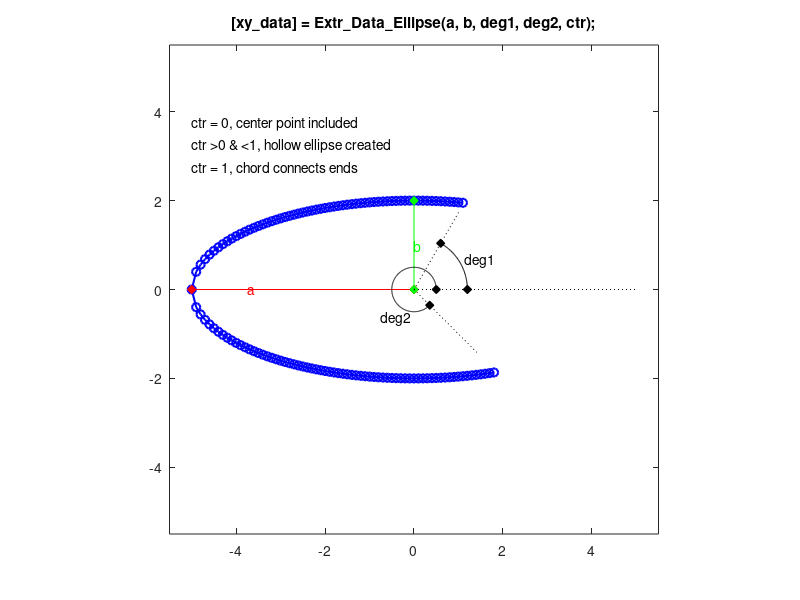

This figure's MATLAB source:
function [xy_data] = Extr_Data_Ellipse(a, b, deg1, deg2, ctr, varargin)
%Extr_Data_Ellipse Produce extrusion data for an ellipse.
%   [xy_data] = Extr_Data_Ellipse(a, b, deg1, deg2, ctr, varargin)
%   This function returns x-y data for a ring.  
%   You can specify:
%       Radius 1        a
%       Radius 2        b
%       Start angle     deg1
%       Finish angle	deg2
%       Include Center	ctr
%
%   To see a plot showing parameter values, enter the name
%   of the function with no arguments
%   >> Extr_Data_Ellipse
%
%   To see a plot created with your parameter values, 
%   add 'plot' as the final argument
%   >> Extr_Data_Ellipse(5,2,60,315,1,'plot')

% Copyright 2012 The MathWorks, Inc.

% DEFAULT DATA TO SHOW DIAGRAM
if (nargin == 0)
    a = 5;
    b = 2;
    deg1 = 60;
    deg2 = 315;
    ctr = 1;
end

% CHECK IF PLOT SHOULD BE PRODUCED
if (isempty(varargin))
    showplot = 'n';
else
    showplot = varargin;
end

% CALCULATE QUARTER ELLIPSE
xdata = a:-a/50:0;
for i=1:length(xdata)
	ydata(i) = b/a*sqrt(a^2-xdata(i)^2);
end

% FULL OUTER ELLIPSE
xy_data = [xdata -fliplr(xdata(1:end-1)) -xdata(2:end) fliplr(xdata(1:end-1)); ydata fliplr(ydata(1:end-1)) -ydata(2:end) -fliplr(ydata(1:end-1))]';

% DETERMINE START AND STOP
angles = unwrap(atan2(xy_data(:,2),xy_data(:,1)))*180/pi;
start = find(angles>=deg1);
start_ind = start(1);
finish = find(angles<=deg2);
finish_ind = finish(end);

if (ctr == 0)
    xy_data = [0 0; xy_data(start_ind:finish_ind,:)];
elseif (ctr == 1)
    xy_data = [xy_data(start_ind:finish_ind,:)];
else
    xy_data = [xy_data(start_ind:finish_ind,:);flipud(xy_data(start_ind:finish_ind,:))*ctr];
end


% PLOT DIAGRAM TO SHOW PARAMETERS AND EXTRUSION
if (nargin == 0 || strcmpi(showplot,'plot'))
    % PLOT EXTRUSION
    plot(xy_data(:,1),xy_data(:,2),'b-o','LineWidth',1.5);
    axis('square');
    axis([-1.1 1.1 -1.1 1.1]*max(a,b));
    
    % SHOW PARAMETERS
    hold on
    
    a_label_ang = 180;
    b_label_ang = 90;
    plot([0 a*(cos(a_label_ang*pi/180))],[0 a*(sin(a_label_ang*pi/180))],'r-d','MarkerFaceColor','r');
    text(cos(a_label_ang*pi/180)*0.75*a,sin(a_label_ang*pi/180)*0.75*a,'{\color{red}a}');
    
    plot([0 b*(cos(b_label_ang*pi/180))],[0 b*(sin(b_label_ang*pi/180))],'g-d','MarkerFaceColor','g');
    text(cos(b_label_ang*pi/180)*0.5*b,sin(b_label_ang*pi/180)*0.5*b,'{\color{green}b}');
    
    plot([0 a],[0 0],'k:');
    plot([0 b*cos(deg1*pi/180)],[0 b*sin(deg1*pi/180)],'k:');
    plot([0 b*cos(deg2*pi/180)],[0 b*sin(deg2*pi/180)],'k:');    

    arc1_r = 0.6*b;
    arc1 = [(0:1:deg1)]'*pi/180;
    plot(cos(arc1)*arc1_r,sin(arc1)*arc1_r,'k-');
    plot(cos(arc1(1))*arc1_r,sin(arc1(1))*arc1_r,'kd','MarkerFaceColor','k');
    plot(cos(arc1(end))*arc1_r,sin(arc1(end))*arc1_r,'kd','MarkerFaceColor','k');
    text(cos(deg1/2*pi/180)*arc1_r*1.1,sin(deg1/2*pi/180)*arc1_r*1.1,'deg1');

    arc2_r = 0.25*b;
    arc2 = [(0:1:deg2)]'*pi/180;
    plot(cos(arc2)*arc2_r,sin(arc2)*arc2_r,'k-');
    plot(cos(arc2(1))*arc2_r,sin(arc2(1))*arc2_r,'kd','MarkerFaceColor','k');
    plot(cos(arc2(end))*arc2_r,sin(arc2(end))*arc2_r,'kd','MarkerFaceColor','k');
    text(cos(0.7*deg2*pi/180)*arc2_r*2,sin(0.7*deg2*pi/180)*arc2_r*2,'deg2');
    
    text(-a,0.75*a,'ctr = 0, center point included');
    text(-a,0.65*a,'ctr >0 & <1, hollow ellipse created');
    text(-a,0.55*a,'ctr = 1, chord connects ends');
    
    title(['[xy\_data] = Extr\_Data\_Ellipse(a, b, deg1, deg2, ctr);']);
    hold off
    clear xy_data
end
